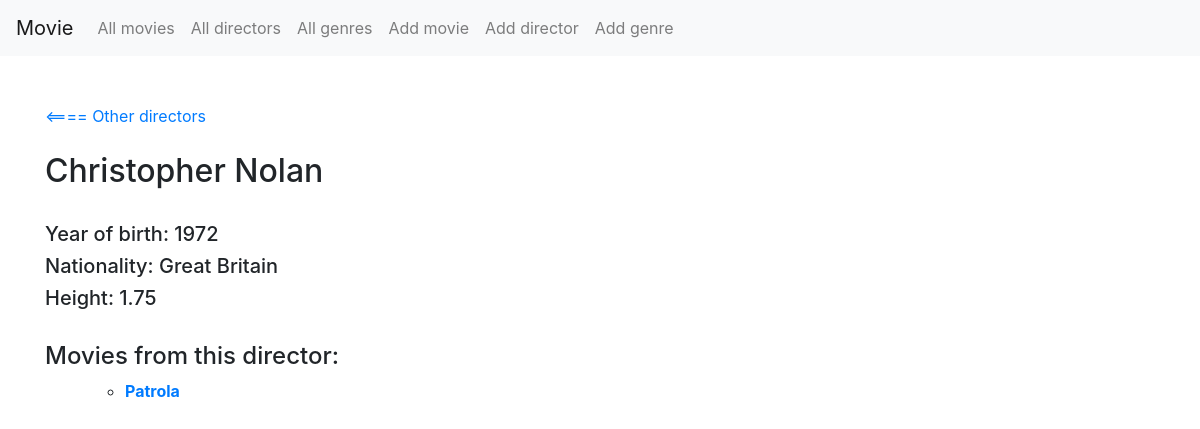
The page /directors/1/ on the database its author committed.
### Movie/models.py (models this page shows, shortened)
class Director(models.Model):
    name = models.CharField('Director name', max_length=50, unique=True)
    year = models.IntegerField('Year of birth', null=True)
    nationality = models.CharField("Nationality", max_length=100)
    height = models.FloatField("Height")

class Movie(models.Model):
    name = models.CharField('Name', max_length=100, unique=True)
    description = models.TextField('Description', null=True, blank=True)
    genre = models.ForeignKey('Genre')
    director = models.ForeignKey('Director')
    year = models.IntegerField('Year of release', null=True)

### Movie/views.py (the view)
# urls.py: url(r'^directors/(?P<director_id>[0-9]+)/$', views.director_detail, name='directordetail'),
def director_detail(request, director_id):
    director = get_object_or_404(Director, pk=director_id)
    movies = Movie.objects.all().filter(director_id=director_id)
    return render(request, 'Movie/director.html', {'director': director, 'movies': movies})

### Movie/templates/Movie/director.html (shortened to what this page needs)
{% extends "Movie/base.html" %}
{% block content %}
<div style="text-align:left">
    <a href="/directors/"><==== Other directors</a>
    <br>
    <br>
    <h2>{{ director.name }}</h2>
    <br>
    <h5>Year of birth: {{ director.year }}</h5>
    <h5>Nationality: {{ director.nationality }}</h5>
    <h5>Height: {{ director.height }}</h5>
</div>
<br>
<h4>Movies from this director:</h4>
<ul>
    <ul>
        {% for movie in movies %}
        <li><a href="/movielist/{{ movie.id }}/"><b>{{ movie.name }}</b></a></li>
        {% endfor %}
    </ul>
</ul>
</div>
{% endblock %}

### rows shown on the page
Director: name "Christopher Nolan", year "1972", nationality "Great Britain", height "1.75"
Movie: name "Patrola"
